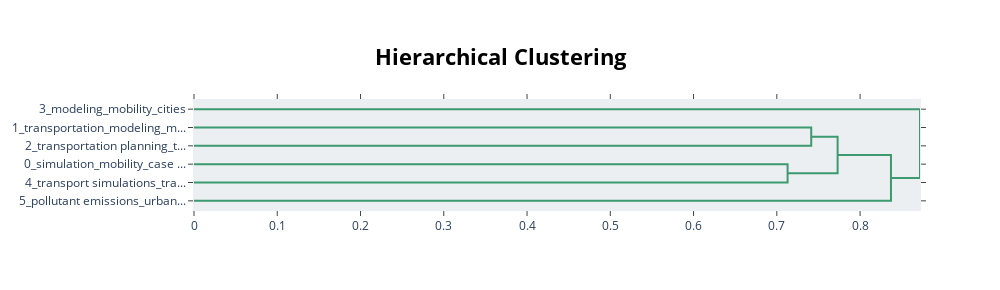

Notebook code for this chart:
### Code cell
topic_model.visualize_hierarchy()

### Figure 1 — Plotly figure (JSON) as saved in the notebook; plotly's stock layout.template omitted (floating-point values rounded to 4 significant figures)
{"data": [{"hoverinfo": "text", "marker": {"color": "rgb(61,153,112)"}, "mode": "lines", "type": "scatter", "x": [0.0, 0.7413, 0.7413, 0.0], "xaxis": "x", "y": [-15.0, -15.0, -25.0, -25.0], "yaxis": "y"}, {"hoverinfo": "text", "marker": {"color": "rgb(61,153,112)"}, "mode": "lines", "type": "scatter", "x": [0.0, 0.7129, 0.7129, 0.0], "xaxis": "x", "y": [-35.0, -35.0, -45.0, -45.0], "yaxis": "y"}, {"hoverinfo": "text", "marker": {"color": "rgb(61,153,112)"}, "mode": "lines", "type": "scatter", "x": [0.7413, 0.773, 0.773, 0.7129], "xaxis": "x", "y": [-20.0, -20.0, -40.0, -40.0], "yaxis": "y"}, {"hoverinfo": "text", "marker": {"color": "rgb(61,153,112)"}, "mode": "lines", "type": "scatter", "x": [0.773, 0.8371, 0.8371, 0.0], "xaxis": "x", "y": [-30.0, -30.0, -55.0, -55.0], "yaxis": "y"}, {"hoverinfo": "text", "marker": {"color": "rgb(61,153,112)"}, "mode": "lines", "type": "scatter", "x": [0.0, 0.872, 0.872, 0.8371], "xaxis": "x", "y": [-5.0, -5.0, -42.5, -42.5], "yaxis": "y"}], "layout": {"autosize": false, "height": 290, "hoverlabel": {"bgcolor": "white", "font": {"family": "Rockwell", "size": 16}}, "hovermode": "closest", "plot_bgcolor": "#ECEFF1", "showlegend": false, "title": {"font": {"color": "Black", "size": 22}, "text": "<b>Hierarchical Clustering</b>", "x": 0.5, "xanchor": "center", "yanchor": "top"}, "width": 1000, "xaxis": {"mirror": "allticks", "rangemode": "tozero", "showgrid": false, "showline": true, "showticklabels": true, "ticks": "outside", "type": "linear", "zeroline": false}, "yaxis": {"mirror": "allticks", "range": [-60, 0], "rangemode": "tozero", "showgrid": false, "showline": true, "showticklabels": true, "tickmode": "array", "ticks": "outside", "ticktext": ["3_modeling_mobility_cities", "1_transportation_modeling_m...", "2_transportation planning_t...", "0_simulation_mobility_case ...", "4_transport simulations_tra...", "5_pollutant emissions_urban..."], "tickvals": [-5, -15, -25, -35, -45, -55], "type": "linear", "zeroline": false}}}
